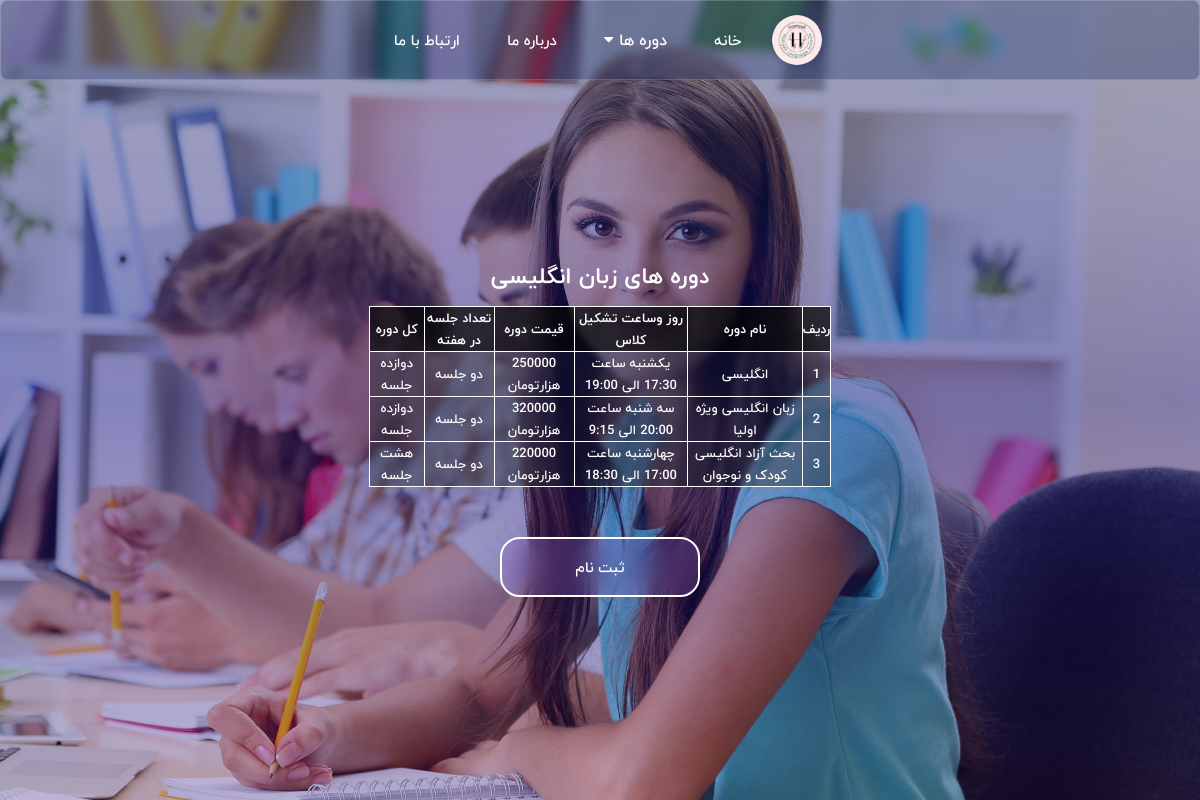
Page /English.php on the committed database.
### tables this page shows
CREATE TABLE `courses` (
  `id_Crs` int(11) NOT NULL COMMENT ' ',
  `Course_Name` text NOT NULL COMMENT 'نام دوره',
  `Day_of_Hold` text NOT NULL COMMENT 'روز و تشکیل کلاس',
  `Cost` text NOT NULL COMMENT 'هزینه دوره',
  `Count_of_Week` text NOT NULL COMMENT 'تعداد جلسات در هفته',
  `Course_of_Length` text NOT NULL COMMENT 'طول دوره'
);

### English.php (the view, shortened to what this page needs)
<!DOCTYPE html>
<html lang="en">
<head>
</head>
<body>
    <?php include 'NavBar.php' ?>
    <section class="hero">
        <div class="hero-inner">
<h1>دوره های زبان انگلیسی</h1>
            <div class="container-bcontent">
                <table class="table table-dark table-striped">
                    <thead>
                        <tr>
                            <th>ردیف</th>
                            <th>نام دوره</th>
                            <th>روز وساعت تشکیل کلاس</th>
                            <th>قیمت دوره</th>
                            <th>تعداد جلسه در هفته</th>
                            <th>کل دوره</th>
                        </tr>
                    </thead>
                    <tbody>
                        <?php
                        require("Server.php");
                        $query = "SELECT * FROM courses WHERE Course_NAME LIKE N'%انگلیسی%'";
                        $result = mysqli_query($con, $query) or die(mysqli_error($con));
                        while ($row = mysqli_fetch_array($result, MYSQLI_ASSOC)) {
                        ?>
                            <tr class="table-dark" style=>
                                <td><?php echo $row['id_Crs']; ?></td>
                                <td><?php echo $row['Course_Name']; ?></td>
                                <td><?php echo $row['Day_of_Hold']; ?></td>
                                <td><?php echo $row['Cost']; ?></td>
                                <td><?php echo $row['Count_of_Week']; ?></td>
                                <td><?php echo $row['Course_of_Length']; ?></td>
                            </tr>
                        <?php
                        }
                        ?>
                    </tbody>
                </table>
            </div>
        <a href="UserPanel.php" style="text-decoration: none;color:white;" ><button class="btn">ثبت نام</button> </a>
        </div>
    </section>
</body>
</html>

### style.css (style rules this page uses)
* { box-sizing: border-box; font-family:'IranYekan'; font-size: 15px; -webkit-font-smoothing: antialiased; -moz-osx-font-smoothing: grayscale; padding: 0; margin: 0; }
:root { --primaryColor: #6d28d9; --secondaryColor: #ede9fe; --mainWhite: #fff; --mainBlack: #222; --mainGrey: #7c7c7c; --mainSpacing: 0.1rem; --mainTransition: all 0.3s linear; --mainRed: #db2777; --bodyColor: #f6f6f6; }
html, body { box-sizing: border-box; outline-style: none; overflow-x: hidden; background-image: linear-gradient( rgba(0, 0, 125, 0.5), rgba(14, 12, 125, 0.5), rgba(0, 0, 0, 0.3) ), url("assets/images/banner.jpg"); background-size: cover; background-position: center center; background-repeat: no-repeat; background-attachment: fixed; font-family: "IranYekan", sans-serif; }
.hero { width: 100vw; height: 100vh; display: flex; justify-content: center; align-items: center; text-align: center; color: white; background-image: linear-gradient( rgba(42, 45, 110, 0.4), rgba(11, 8, 120, 0.5), rgba(45, 12, 111, 0.3) ), url("assets/images/banner.jpg"); background-size: cover; background-position: center center; background-repeat: no-repeat; background-attachment: fixed; }
.hero h1 { font-size: 1.5em; margin-top: 3.5rem; margin-bottom: 0.5em; }
.hero .btn { display: block; width: 200px; padding: 1em; margin-top: 50px; margin-left: auto; margin-right: auto; color: white; text-decoration: none; font-size: 1rem; border: 2px solid white; border-radius: 20px; background-color: rgba(147, 112, 219, 0.2); }
.btn { box-shadow: 0 20px 120px rgba(1, 13, 125, 0.125); backdrop-filter: blur(15px) saturate(120%); -webkit-backdrop-filter: blur(16px) saturate(120%); background-color: rgba(12, 21, 198, 0.125); border: 1px solid rgba(1, 130, 225, 0.3); padding: 0.5rem; border-radius: 7px; color: var(--mainWhite); font-size: 14px; margin-top: 0.5rem; width: 80px; cursor: pointer; transition: 1s ease-in-out; }
table { width: 65%; z-index: 1; border-collapse: collapse; color: black; margin: 0 auto; padding: 1rem; border: 1px solid white; backdrop-filter: blur(3px) saturate(70%); -webkit-backdrop-filter: blur(5px) saturate(1%); background-color: rgba(17, 25, 40, 0.3); font-size: 13px; }
table, th, td, tr, thead { border: 1px solid white; font-size: 13px; color: white; }
th { background-color: rgba(0, 0, 0, 0.6); }
td { padding: 0 0.2rem; }

### rows in the picture
courses: id_Crs "1", Course_Name "انگلیسی", Day_of_Hold "یکشنبه ساعت 17:30 الی 19:00", Cost "250000 هزارتومان", Count_of_Week "دو جلسه", Course_of_Length "دوازده جلسه"
courses: id_Crs "2", Course_Name "زبان انگلیسی ویژه اولیا", Day_of_Hold "سه شنبه ساعت 20:00 الی 9:15", Cost "320000 هزارتومان", Count_of_Week "دو جلسه", Course_of_Length "دوازده جلسه"
courses: id_Crs "3", Course_Name "بحث آزاد انگلیسی کودک و نوجوان", Day_of_Hold "چهارشنبه ساعت 17:00 الی 18:30", Cost "220000 هزارتومان", Count_of_Week "دو جلسه", Course_of_Length "هشت جلسه"
